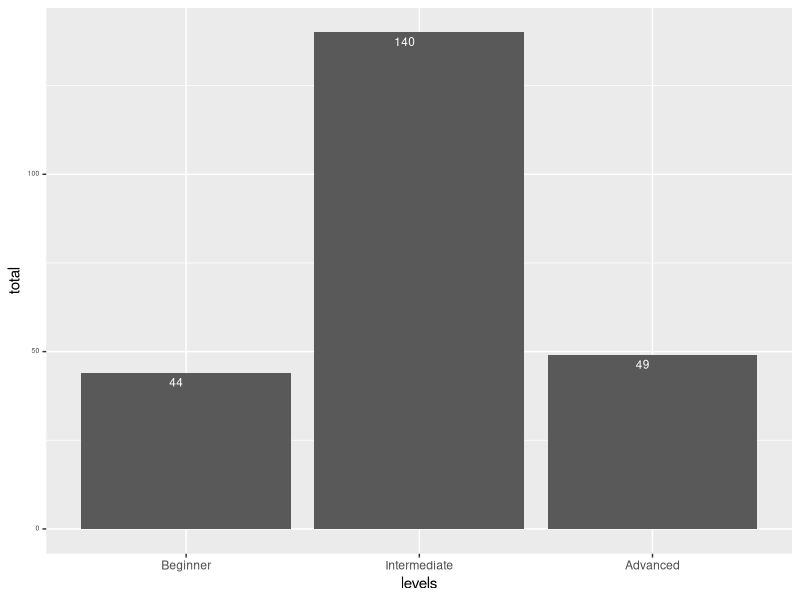
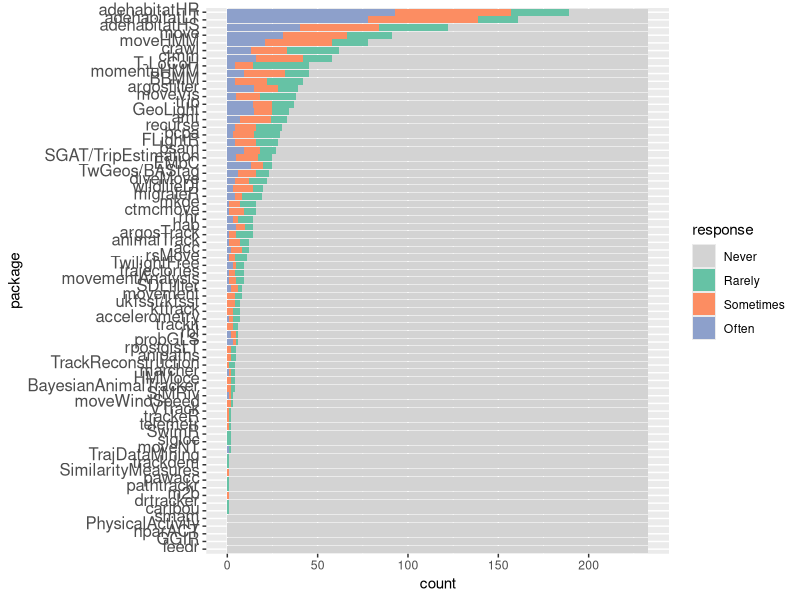
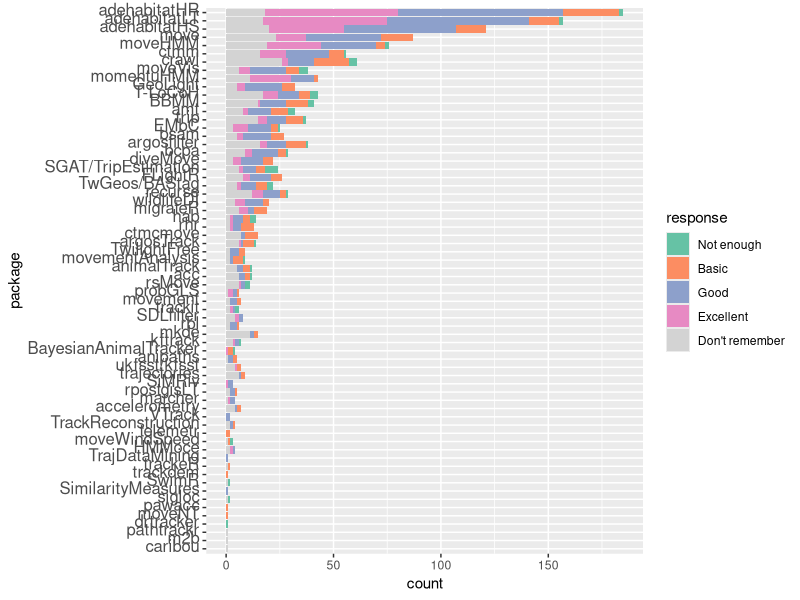
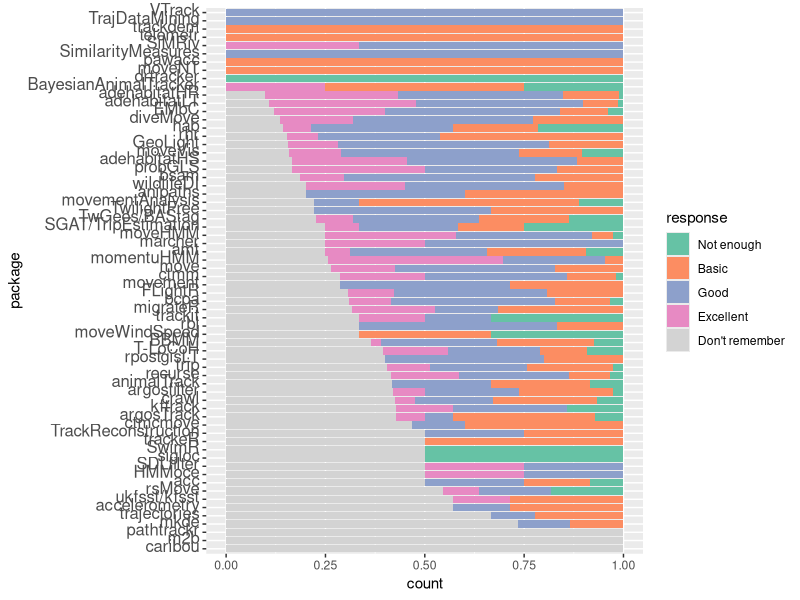

Recreate these plots in R, in order.
## ---- chunk 1
knitr::opts_chunk$set(echo = TRUE)
## ---- chunk 2
knitr::opts_chunk$set(echo = TRUE,fig.width=16, fig.height=10)
library(tidyverse)
library(ggplot2)
library(ggrepel)
library(dplyr)
library(reshape)
library(RColorBrewer)
library(kableExtra)
# setwd('/home/matt/Dropbox/mablab/Rocio/MovementReview')
data_all <- read.csv("survey_responses_20190128.csv",stringsAsFactors = FALSE) 
data_all <- data_all %>% 
  filter(completion == 100)

packages <- read_csv('packages_survey_names.csv')

### 4. R user
data_question <- data_all[,grep("q4", colnames(data_all))]
categories <- c("Beginner","Intermediate","Advanced")
data_question <- factor(unlist(lapply(strsplit(data_question,'\\:'),'[[',1)),levels=categories)
use_counts <- as.numeric(table(data_question))
prop <- round(as.numeric(prop.table(table(data_question)))*100,1)
use_counts<-data.frame(levels=categories,total=use_counts)
use_counts$levels <- factor(as.character(use_counts$levels),levels=categories)
ggplot(data=use_counts,aes(x=levels,y=total)) + geom_bar(stat="identity", position=position_dodge()) +
  geom_text(aes(label=total), vjust=1.5, hjust=1.2, color="white",
            position = position_dodge(0.9), size=3.0) +  theme(axis.text.y = element_text( hjust = 1,size=5,vjust=0.25))

## ---- chunk 3
data_question <- data_all[,grep("q1", colnames(data_all))]
colnames(data_question) <- t(packages)
# I'm dropping trajr that was added in the end and only got 1 response
data_question <- data_question[,-grep("trajr",colnames(data_question))]
packages_new <- packages[-which(packages=="trajr"),]

categories <- c("Never","Rarely","Sometimes","Often")
use_counts <- t(sapply(1:ncol(data_question),function(x){
  data_line <- factor(data_question[,x],levels=categories)
  count_p_use <- as.numeric(table(data_line))
  return(count_p_use)
}))
use_counts<-data.frame(use_counts)
colnames(use_counts) <- categories
rownames(use_counts) <- t(packages_new)
use_counts$package<-row.names(use_counts)

df1<-melt(use_counts,id.vars='package',variable_name='response')
g<-unlist(by(df1, df1$package, function(x) sum(x$value[x$response!='Never'])))

df1$package<-factor(df1$package,levels=names(sort(g,decreasing=F)))

plot_use <- ggplot(data=df1) + geom_col(aes(x=package, y=value,fill=response)) + theme(axis.text.y = element_text( hjust = 1,size=12,vjust=0.25)) + ylab('count') +coord_flip() + scale_fill_manual(values=c('lightgray',brewer.pal(3,'Set2')))

plot_use

## ---- chunk 4
kable(use_counts[,1:length(categories)])
## ---- chunk 5
data_question <- data_all[,grep("q2", colnames(data_all))]
colnames(data_question) <- t(packages)
# I'm dropping trajr that was added in the end and only got 1 response
data_question <- data_question[,-grep("trajr",colnames(data_question))]
packages_new <- packages[-which(packages=="trajr"),]

categories <- c("Not enough","Basic","Good","Excellent", "Don't remember")
use_counts <- t(sapply(1:ncol(data_question),function(x){
  data_line <- factor(data_question[,x],levels=categories)
  count_p_use <- as.numeric(table(data_line))
  return(count_p_use)
}))
use_counts<-data.frame(use_counts)
colnames(use_counts) <- categories
rownames(use_counts) <- t(packages_new)
total_package <- rowSums(use_counts)
use_counts$package<-row.names(use_counts)
use_counts <- use_counts[total_package > 0,]

df1<-melt(use_counts,id.vars='package',variable_name='response')

g<-unlist(by(df1, df1$package, function(x) sum(x$value[x$response!="Don't remember"])))

df1$package<-factor(df1$package,levels=names(sort(g,decreasing=F)))

plot_use <- ggplot(data=df1) + geom_col(aes(x=package, y=value,fill=response)) + theme(axis.text.y = element_text( hjust = 1,size=12,vjust=0.25)) + ylab('count') +coord_flip() + scale_fill_manual(values=c(brewer.pal(4,'Set2'),'lightgray'))

plot_use

## ---- chunk 6
use_counts_df <- use_counts[,-ncol(use_counts)]
total_package <- rowSums(use_counts_df)
use_counts_df <- use_counts_df/total_package
use_counts_df$package<-row.names(use_counts)

use_counts[which(use_counts_df$Excellent>0.25),]
Good_Exc <- use_counts_df$Good + use_counts_df$Excellent
Good_Exc_abs <- use_counts$Good + use_counts$Excellent
use_counts_2 <- cbind.data.frame(use_counts,Good_Exc_abs,Good_Exc)
use_counts_2[which(Good_Exc>0.5 & total_package > 10) ,]

df1<-melt(use_counts_df,id.vars='package',variable_name='response')

g<-unlist(by(df1, df1$package, function(x) sum(x$value[x$response!="Don't remember"])))

df1$package<-factor(df1$package,levels=names(sort(g,decreasing=F)))

plot_use <- ggplot(data=df1) + geom_col(aes(x=package, y=value,fill=response)) + theme(axis.text.y = element_text( hjust = 1,size=12,vjust=0.25)) + ylab('count') +coord_flip() + scale_fill_manual(values=c(brewer.pal(4,'Set2'),'lightgray'))

plot_use
